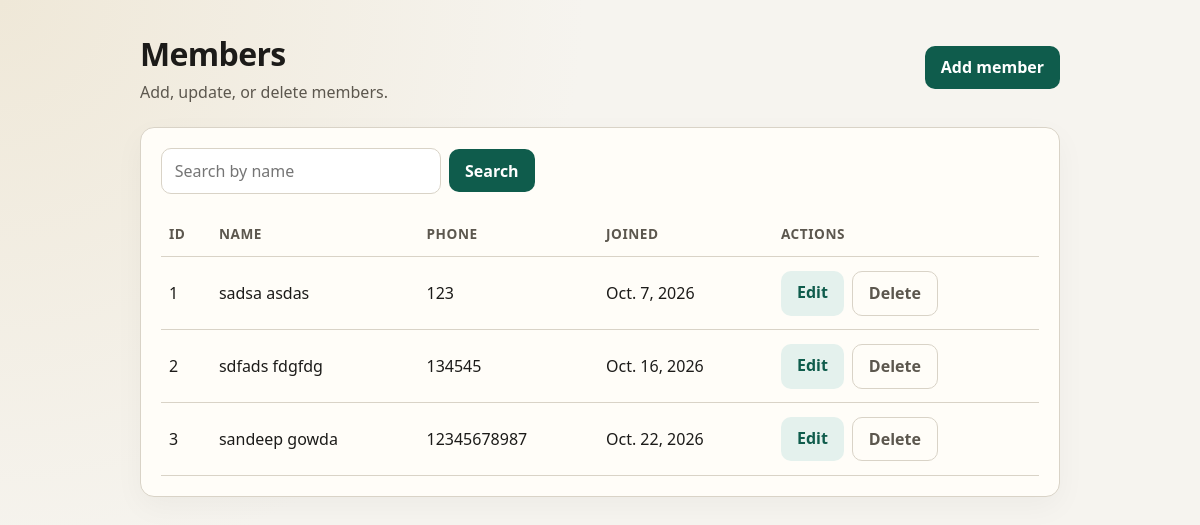
The page /app1/members/ on the database as committed earlier.
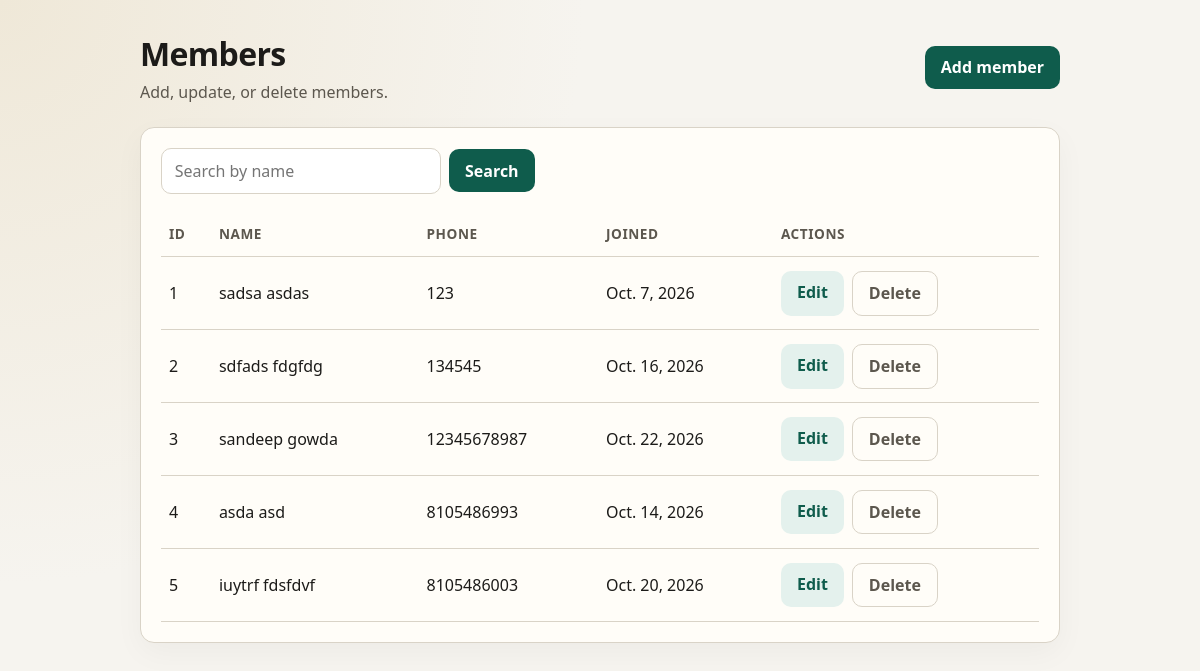
The same page on the database as committed later.
### app1/models.py (models this page shows, shortened)
class Member(models.Model):
    firstname = models.CharField(max_length=255)
    lastname = models.CharField(max_length=255)
    phone = models.IntegerField(null=True)
    joined_date = models.DateField(null=True)

### app1/views.py (the view)
# urls.py: path('members/', views.members, name='members'),
def members(request):
    query = request.GET.get('q', '').strip()
    all_members = Member.objects.all().order_by('id')
    if query:
        all_members = all_members.filter(
            Q(firstname__icontains=query) | Q(lastname__icontains=query)
        )
    template = loader.get_template('members.html')
    context = {
        'members': all_members,
        'query': query,
    }
    return HttpResponse(template.render(context, request))

### app1/templates/members.html (shortened to what this page needs)
{% extends "base.html" %}
{% block content %}
<header>
  <div>
    <h1>Members</h1>
    <p class="lead">Add, update, or delete members.</p>
  </div>
  <a class="btn btn-primary" href="{% url 'add_member' %}">Add member</a>
</header>
<div class="panel">
  <form method="get" action="{% url 'members' %}" style="max-width: none; margin-bottom: 1rem; display: flex; gap: 0.5rem; align-items: center;">
    <input
      type="text"
      name="q"
      value="{{ query }}"
      placeholder="Search by name"
      style="max-width: 280px;"
    />
    <button class="btn btn-primary" type="submit">Search</button>
  </form>
  {% if members %}
  <table>
    <thead>
      <tr>
        <th>ID</th>
        <th>Name</th>
        <th>Phone</th>
        <th>Joined</th>
        <th>Actions</th>
      </tr>
    </thead>
    <tbody>
      {% for member in members %}
      <tr>
        <td>{{ member.id }}</td>
        <td>{{ member.firstname }} {{ member.lastname }}</td>
        <td>{{ member.phone|default:"—" }}</td>
        <td>{{ member.joined_date|default:"—" }}</td>
        <td>
          <div class="actions">
            <a class="btn btn-secondary" href="{% url 'update_member' member.id %}">Edit</a>
            <a class="btn btn-ghost" href="{% url 'delete_member' member.id %}">Delete</a>
          </div>
        </td>
      </tr>
      {% endfor %}
    </tbody>
  </table>
  {% elif query %}
  <p class="empty">No members match “{{ query }}”.</p>
  {% else %}
  <p class="empty">No members yet. Add your first one.</p>
  {% endif %}
</div>
{% endblock %}

Rows that differ between the two databases and show on the page:
added Member: id "4", firstname "asda", lastname "asd", phone "8105486993", joined_date "Oct. 14, 2026"
added Member: id "5", firstname "iuytrf", lastname "fdsfdvf", phone "8105486003", joined_date "Oct. 20, 2026"
